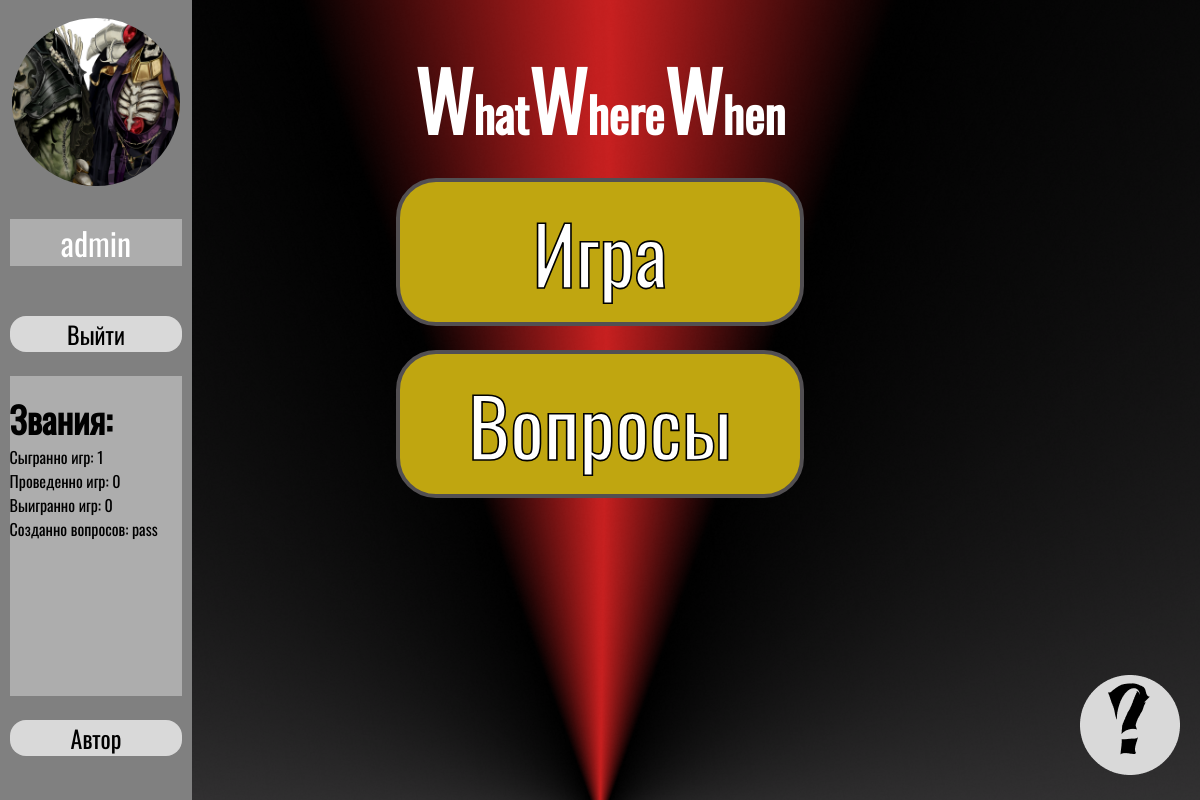
/ (signed in), run on an earlier commit of the app's database.
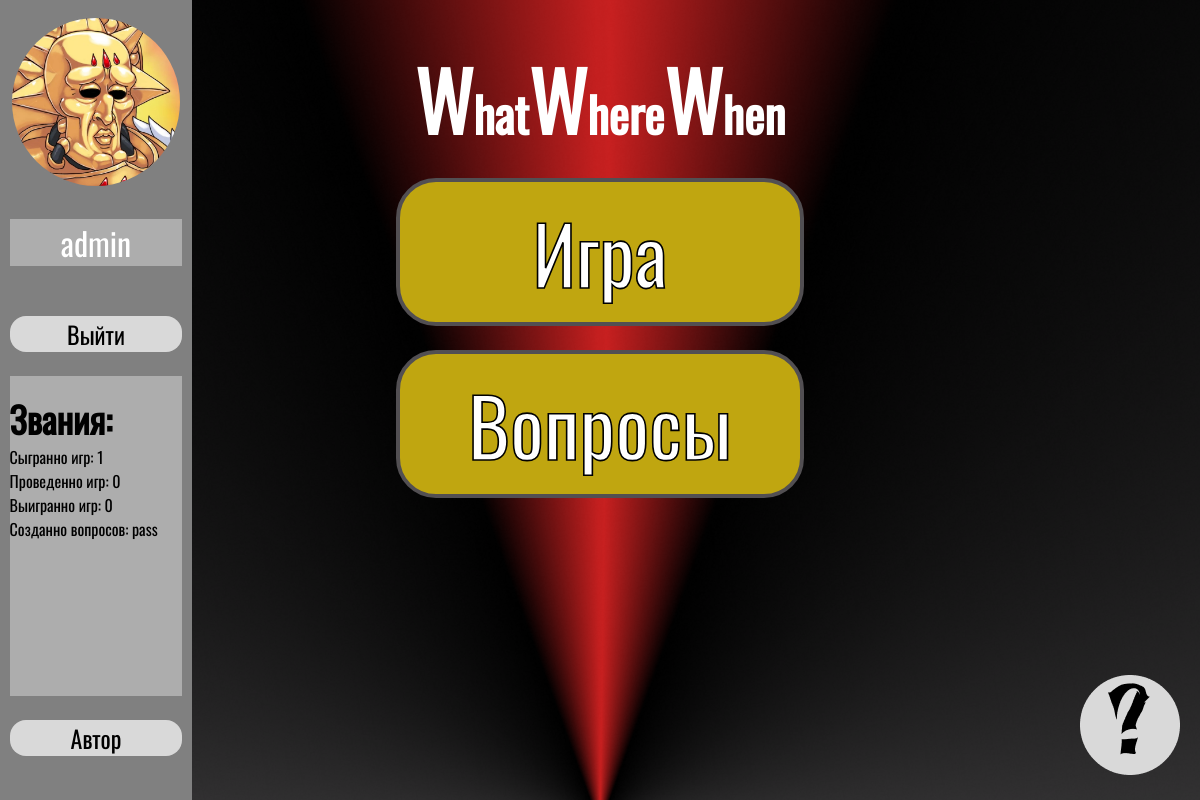
And on a later commit of the database.
### registration/models.py (models this page shows, shortened)
class Users(AbstractBaseUser, PermissionsMixin):
    ID = models.BigAutoField(primary_key=True)
    login = models.CharField(max_length=20)
    email = models.EmailField(max_length=150, unique=True)
    picture = models.ImageField(upload_to='IMG/Users', blank=True, null=True)
    played_games = models.BigIntegerField(default=0)
    leader_games = models.BigIntegerField(default=0)
    win_games = models.BigIntegerField(default=0)
    is_active = models.BooleanField(default=True)
    last_activity = models.DateTimeField(default=timezone.now)
    is_root = models.BooleanField(default=False)
    is_moder = models.BooleanField(default=False)
    is_admin = models.BooleanField(default=False)
    is_staff = models.BooleanField(default=False)
    objects = CustomUserManager()
    USERNAME_FIELD = 'email'
    REQUIRED_FIELDS = []
    class Meta:
        verbose_name = 'Пользователь'
        verbose_name_plural = 'Пользователи'

### registration/views.py (the view)
# urls.py: path('', views.menu, name="Menu"),
def menu(request):
    titles = Titles.objects.all()
    users_and_titles = Users_and_Titles.objects.select_related('users', 'titles_units').all()
    context = {
        'titles': titles,
        'users_and_titles': users_and_titles,
        'user_active': get_active_users(),
        'user_count': Users.objects.count(),
    }
    return render(request, "registration/main_page.html", context)

### registration/def_help.py (called while the page is built)
def get_active_users():
    time_threshold = timezone.now() - timedelta(minutes=5)
    return Users.objects.filter(last_activity__gte=time_threshold).count()

### registration/templates/registration/main_page.html (shortened to what this page needs)
{% load static %}
<!DOCTYPE html>
<html lang="ru">
<head>
    <link rel="stylesheet" href="{% static 'registration/css/main.css' %}">
</head>
<body>
    <div id="profile">
        {% if request.user.is_authenticated %}
            {% if user.picture %}
                <div class="profile_photo_box" id="image"><a style="text-decoration: none; color: inherit; color: inherit;" href="{% url 'Change' %}"><img class="profile_photo change" id="IMG" alt="Фото профиля" src="{{ user.picture.url }}"></a></div>
            {% else %}
                <div class="profile_photo_box" id="image"><a style="text-decoration: none; color: inherit; color: inherit;" href="{% url 'Change' %}"><img class="profile_photo change" id="IMG" alt="Фото профиля" src="{% static 'registration/img/Avatar.png' %}"></a></div>
            {% endif %}
               <div id="nick_name" class="change dynamic-text"><a style="text-decoration: none; color: inherit; color: inherit;" href="{% url 'Change' %}">{{user.login}}</a></div>
            <div id="exit" class="profile_button"><a style="text-decoration: none; color: inherit; color: inherit;" href="{% url 'Log_Out' %}">Выйти</a></div>
            <div id="Rank_scroll" >
                <ul class="achievements_list" style="list-style: none; padding-left:0;">
                    <div id="achievement_name"><b>Звания:</b></div>
                    <li class="line_scroll" id="played_games">Сыгранно игр: {{user.played_games}}</li>
                    <li class="line_scroll" id="leader_games">Проведенно игр: {{user.leader_games}}</li>
                    <li class="line_scroll" id="win_games">Выигранно игр: {{user.win_games}}</li>
                    <li class="line_scroll" id="questions_create">Созданно вопросов: pass</li>
                </ul>
            </div>
            <div id="author" class="profile_button"><a style="text-decoration: none; color: inherit; color: inherit;" href="#">Автор</a></div>
        {% endif %}
    </div>
    <div class="container">
        <h2 id="name"><b class="W">W</b>hat<b class="W">W</b>here<b class="W">W</b>hen</h2>
        <div id="button">
            <div id="game" class="main_button" ><a style="text-decoration: none; color: inherit; color: inherit;" href="{% url 'Game_Room' %}">Игра</a></div>
            <div id="questions" class="main_button"><a style="text-decoration: none; color: inherit; color: inherit;" href="{% url 'Question_Room' %}">Вопросы</a></div>
        </div>
    </div>
    <div id="hint"><a href="{% url 'Hint' %}"><img  alt="?" src="{% static 'registration/img/hint.png' %}"></a></div>
</body>
</html>

### registration/static/registration/css/main.css (style rules this page uses)
body { font-family: 'Oswald', sans-serif; padding: 0; margin: 0; height: 100vh; background-image: url('../img/background.png'); background-size: cover; background-position: center; background-repeat: no-repeat; }
.container { height: 100%; width: 100vw; display: flex; flex-direction: column; align-items: center; height: 100%; }
#name { width: 100vw; text-align: center; font-family: 'Oswald', sans-serif; color: white; font-size: 6vh; margin-bottom: 20px; }
.W { font-size: 10vh; }
#button { color: white; display: flex; flex-direction: column; }
.main_button { font-family: 'Oswald', sans-serif; font-size: 10vh; -webkit-text-stroke: 0.2vh black; margin-bottom: 3vh; border: 0.6vh solid #524F52; background-color: #C0A610; text-align: center; border-radius: 5vh; cursor: pointer; display: flex; justify-content: center; align-items: center; user-select: none; width: 33vw; height: 11.5vw; min-width: 400px; min-height: 140px; transition: .5s; }
#profile { display: flex; justify-content: flex-start; align-items: center; flex-direction: column; position: absolute; height: 100vh; width: 16vw; background-color: gray; overflow: hidden; }
.profile_photo_box { margin-top: 2vh; width: 90%; height: auto; display: flex; justify-content: center; align-items: center; }
.profile_photo { width: 14vw; height: 14vw; object-fit: cover; border-radius: 50%; }
#nick_name { font-family: 'Oswald', sans-serif; background-color: rgba(217, 217, 217, 0.5); color: white; margin-top: 3vh; width: 90%; text-align: center; height: auto; font-size: 4vh; margin-bottom: 3vh; }
.profile_button { margin-top: 3vh; background-color: rgba(217, 217, 217, 1); cursor: pointer; width: 90%; height: 3vw; border-radius: 2vh; text-align: center; font-size: 2vw; transition: .5s; }
#Rank_scroll { margin-top: 3vh; overflow-y: auto; overflow-x: hidden; width: 90%; height: 40%; background-color: rgba(217, 217, 217, 0.5); }
#hint { position: fixed; bottom: 20px; right: 20px; z-index: 1000; cursor: pointer; }
.change { border: 2px solid gray; cursor: pointer; }
#achievement_name { font-size: 3vw; }

What changed in the data, as far as the page shows it:
changed Users "admin": picture: a different picture
